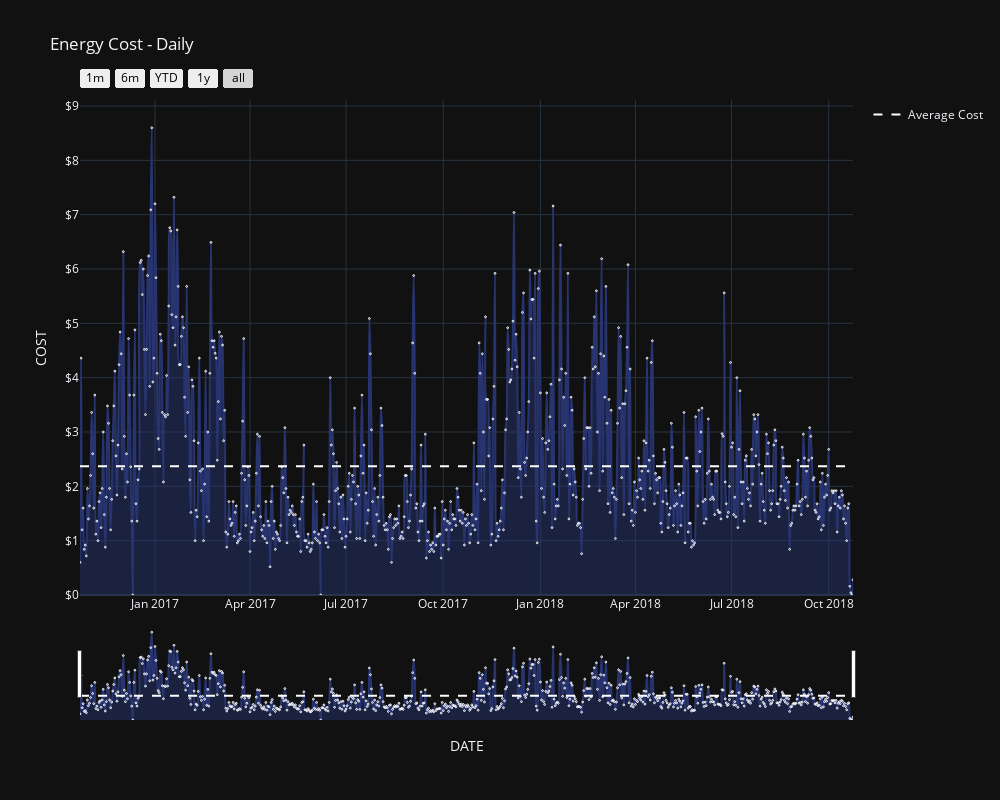

Notebook code cell kept with this figure:
### Code cell
#Area-Chart
fig2 = px.area(daily_cost,x="DATE",y="COST",title="Energy Cost - Daily",width = 1000,height = 800,markers = True,line_shape = 'spline',template= "plotly_dark")
fig2.update_traces(line=dict(color = '#27346F'),marker =dict(size = 1.8,color = 'white',symbol =100) )
fig2.update_xaxes(rangeselector=dict(
            buttons=list([
                dict(count=1,
                     label="1m",
                     step="month",
                     stepmode="backward"),
                dict(count=6,
                     label="6m",
                     step="month",
                     stepmode="backward"),
                dict(count=1,
                     label="YTD",
                     step="year",
                     stepmode="todate"),
                dict(count=1,
                     label="1y",
                     step="year",
                     stepmode="backward"),
                dict(step="all")
            ]),font = dict(color = 'black')
        ),
        rangeslider=dict(
            visible=True
        ),type = 'date')

fig2.update_layout(yaxis_tickformat = '$')
fig2.add_trace(go.Scatter(x=[daily_cost['DATE'][0],daily_cost['DATE'].max()],y=([np.mean(daily_cost['COST'])]*10),name = 'Average Cost',line =dict(dash ='dash',color = 'white'),mode = 'lines',
     hovertemplate= 
        "Date: %{x|%Y/%m/%d}<br>" +
        f"Average Cost: {round(np.mean(daily_cost['COST']),2)} <br>" +
        "<extra></extra>",
        hoveron = 'points+fills',
        ))

### Figure 1 — Plotly figure (JSON) as saved in the notebook; plotly's stock layout.template omitted (floating-point values rounded to 4 significant figures; data arrays with more than 128 entries replaced by an {"elided": "..."} marker saying what was removed)
{"data": [{"fillpattern": {"shape": ""}, "hovertemplate": "DATE=%{x}<br>COST=%{y}<extra></extra>", "legendgroup": "", "line": {"color": "#27346F", "shape": "spline"}, "marker": {"color": "white", "size": 1.8, "symbol": 100}, "mode": "lines+markers", "name": "", "orientation": "v", "showlegend": false, "stackgroup": "1", "type": "scatter", "x": {"elided": "733 str values"}, "xaxis": "x", "y": {"elided": "733 float values"}, "yaxis": "y"}, {"hoveron": "points+fills", "hovertemplate": "Date: %{x|%Y/%m/%d}<br>Average Cost: 2.37 <br><extra></extra>", "line": {"color": "white", "dash": "dash"}, "mode": "lines", "name": "Average Cost", "type": "scatter", "x": ["2016-10-22T00:00:00", "2018-10-24T00:00:00"], "y": [2.37, 2.37, 2.37, 2.37, 2.37, 2.37, 2.37, 2.37, 2.37, 2.37]}], "layout": {"height": 800, "legend": {"tracegroupgap": 0}, "title": {"text": "Energy Cost - Daily"}, "width": 1000, "xaxis": {"anchor": "y", "domain": [0, 1], "rangeselector": {"buttons": [{"count": 1, "label": "1m", "step": "month", "stepmode": "backward"}, {"count": 6, "label": "6m", "step": "month", "stepmode": "backward"}, {"count": 1, "label": "YTD", "step": "year", "stepmode": "todate"}, {"count": 1, "label": "1y", "step": "year", "stepmode": "backward"}, {"step": "all"}], "font": {"color": "black"}}, "rangeslider": {"visible": true}, "title": {"text": "DATE"}, "type": "date"}, "yaxis": {"anchor": "x", "domain": [0, 1], "tickformat": "$", "title": {"text": "COST"}}}}
